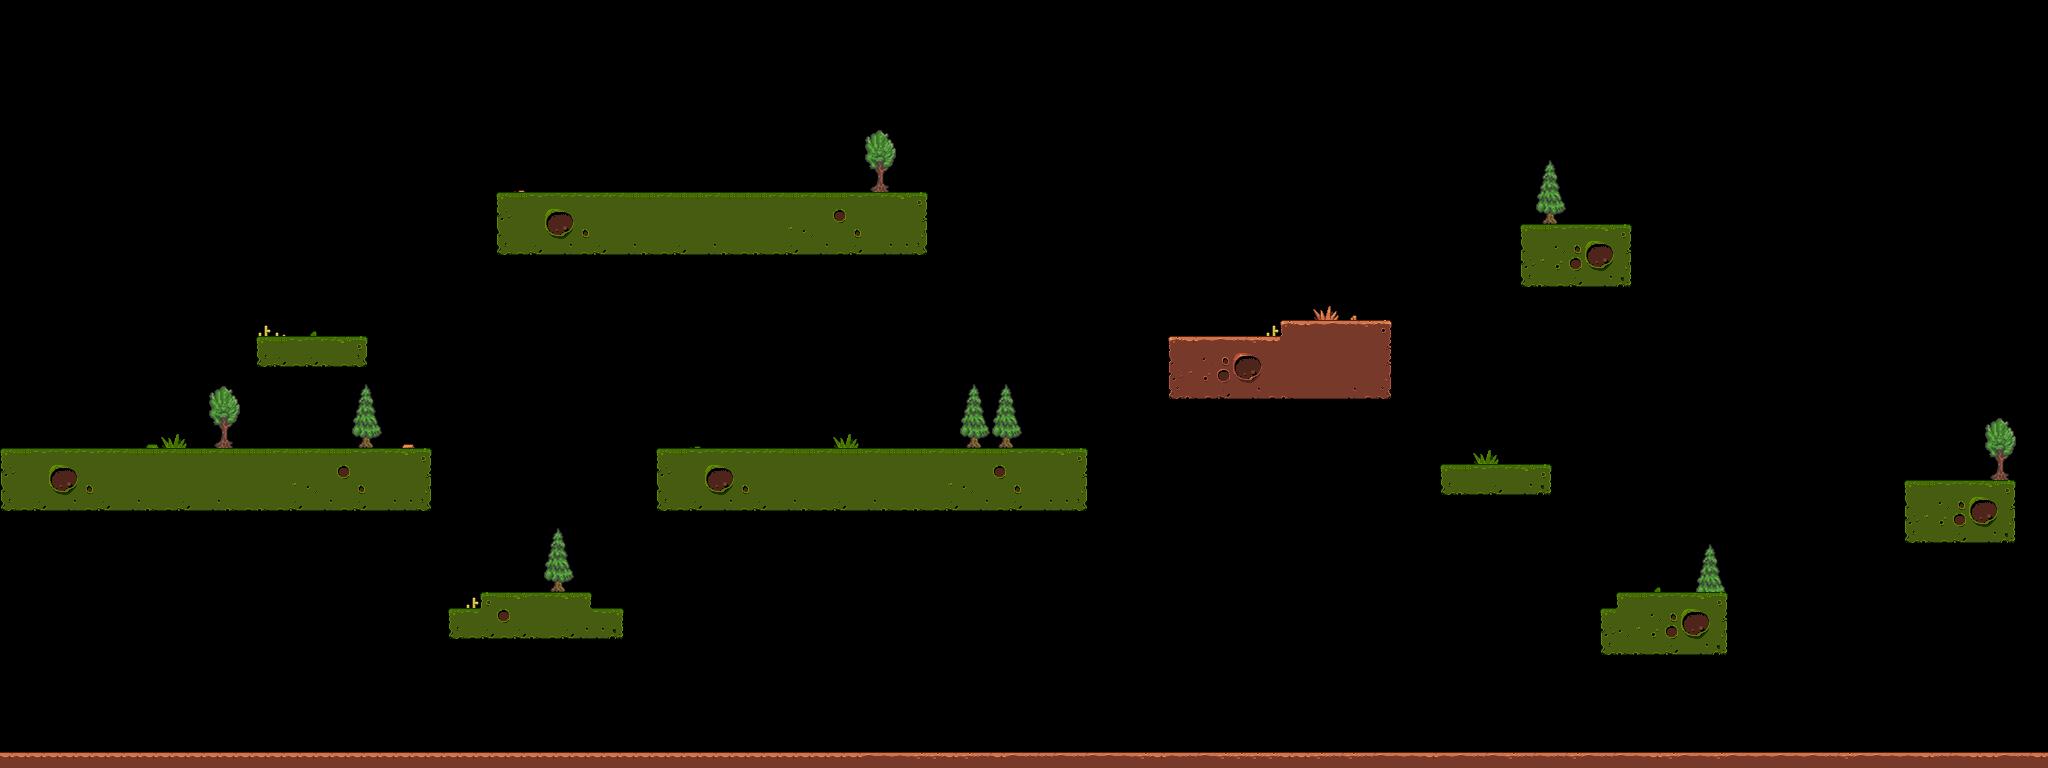

A 2D game scene composited from a Tiled map and its tileset images. What follows is a short description and the map's XML, with each tile layer's data collapsed to a summary:
An orthogonal 128x48 tile map with 16x16 px tiles, 1 tile layer (Tile Layer 1).

<map version="1.0" orientation="orthogonal" renderorder="right-down" width="128" height="48" tilewidth="16" tileheight="16" nextobjectid="1">
 <tileset firstgid="1" name="tiles-2" tilewidth="16" tileheight="16" tilecount="204" columns="17">
  <image source="tiles-2.png" width="272" height="192" />
 </tileset>
 <layer name="Tile Layer 1" width="128" height="48">
  <data>[6144 cells, 748 non-empty, 88 distinct tile ids]</data>
 </layer>
</map>